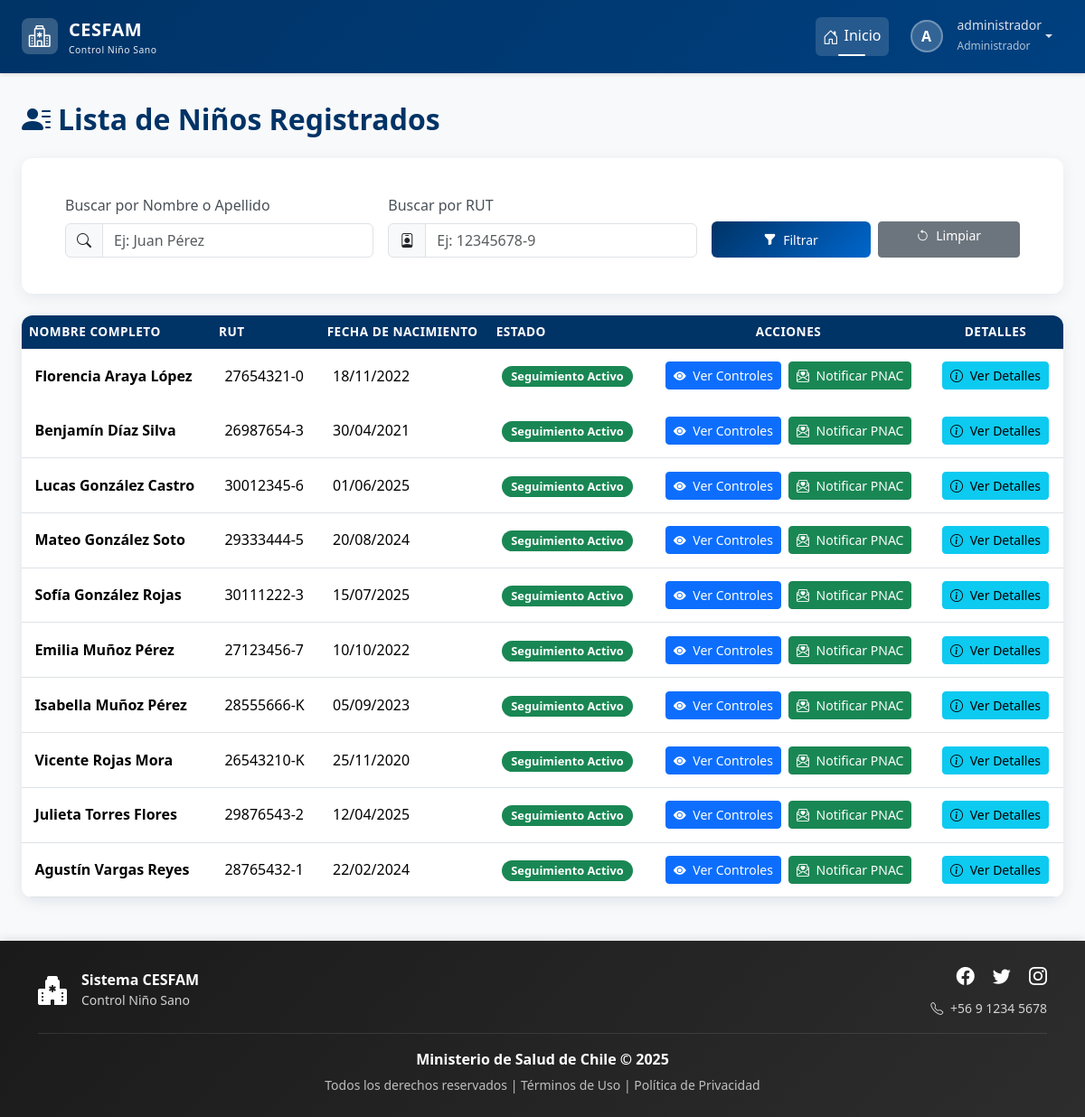
The app's page /ninos/ (signed in) with its own data.
### login/models.py (models this page shows, shortened)
class Usuario(AbstractBaseUser, PermissionsMixin):
    rut = models.CharField(max_length=10, unique=True)
    nombre_completo = models.CharField(max_length=200)
    email = models.EmailField(unique=True)
    rol = models.ForeignKey(Rol, on_delete=models.PROTECT)
    clave_temporal = models.BooleanField(default=False)
    nombre_completo_norm = models.CharField(
        max_length=200,
        editable=False,
        db_index=True
    )
    activo = models.BooleanField(default=True)
    is_staff = models.BooleanField(default=False) # Necesario para el admin de Django
    fecha_creacion = models.DateTimeField(default=timezone.now)
    objects = UsuarioManager()
    USERNAME_FIELD = 'rut'
    REQUIRED_FIELDS = ['nombre_completo', 'email']

class Rol(models.Model):
    id = models.AutoField(primary_key=True)
    nombre_rol = models.CharField(max_length=30, unique=True)
    descripcion = models.CharField(max_length=200)

### control/models.py (models this page shows, shortened)
class Nino(models.Model):
    ESTADO_SEGUIMIENTO_CHOICES = [
        ('ACTIVO', 'Seguimiento Activo'),
        ('COMPLETADO', 'Programa Completado'),
        ('TRASLADADO', 'Trasladado/Inactivo'),
        ('FALLECIDO', 'Fallecido'),
        ('OTRO', 'Otro'),
    ]
    SEXO_CHOICES = [
        ('Masculino', 'Masculino'),
        ('Femenino', 'Femenino')
    ]
    rut_nino = models.CharField(max_length=10, primary_key=True)
    nombre = models.CharField(max_length=50)
    ap_paterno = models.CharField(max_length=30)
    ap_materno = models.CharField(max_length=30, blank=True, null=True)
    fecha_nacimiento = models.DateField()
    sexo = models.CharField(max_length=20, choices=SEXO_CHOICES)
    direccion = models.CharField(max_length=200)
    fecha_registro = models.DateTimeField(auto_now_add=True)
    comuna = models.ForeignKey(Comuna, on_delete=models.PROTECT)
    estado_seguimiento = models.CharField(
        max_length=20,
        choices=ESTADO_SEGUIMIENTO_CHOICES,
        default='ACTIVO',
        verbose_name="Estado del Seguimiento"
    )
    sector = models.CharField(
        max_length=50,
        blank=True, # Lo hacemos opcional por si no se conoce al principio
        null=True,
        verbose_name="Sector Asignado"
    )
    fecha_fallecimiento = models.DateField(
        null=True,
        blank=True,
        verbose_name="Fecha de Fallecimiento"
    )
    nombre_norm = models.CharField(
        max_length=50,
        editable=False,     # No se muestra en formularios/admin
        db_index=True       # Indexado para búsquedas rápidas
    )
    ap_paterno_norm = models.CharField(
        max_length=30,
        editable=False,
        db_index=True
    )
    ap_materno_norm = models.CharField(
        max_length=30,
        blank=True,
        null=True,
        editable=False,
        db_index=True
    )
    history = HistoricalRecords()

### control/views.py (the view, shortened to what this page needs)
# urls.py: path('ninos/', views.listar_ninos, name='listar_ninos'),
@login_required
def listar_ninos(request):
    user = request.user
    rol_usuario = user.rol.nombre_rol.lower()
    nombre_query = request.GET.get('nombre', '')
    rut_query = request.GET.get('rut', '')
    lista_ninos = Nino.objects.none()
    if rol_usuario in ['administrador', 'profesional']:
        lista_ninos = Nino.objects.prefetch_related('ninotutor_set__tutor').all()
    elif rol_usuario == 'tutor':
        try:
            lista_ninos = user.perfil_tutor.ninos.prefetch_related('ninotutor_set__tutor').all()
        except Tutor.DoesNotExist:
            lista_ninos = Nino.objects.none()
    if rut_query:
        lista_ninos = lista_ninos.filter(rut_nino__icontains=rut_query)
    lista_ninos_ordenada = lista_ninos.order_by('estado_seguimiento', 'ap_paterno', 'nombre')
    contexto = {
        'ninos': lista_ninos_ordenada, # <-- Usamos la lista ya ordenada
        'rol_usuario': rol_usuario,
        'nombre_query': nombre_query,
        'rut_query': rut_query,
    }
    return render(request, 'control/nino/listar_ninos.html', contexto)

### control/templates/control/nino/listar_ninos.html (shortened to what this page needs)
{% extends 'base.html' %}
{% load static %}
{% block extra_css %}
    <link rel="stylesheet" href="{% static 'css/estilolistas.css' %}">
{% endblock %}
{% block content %}
<div class="page-header mb-4">
    <h2><i class="bi bi-person-lines-fill me-2"></i>Lista de Niños Registrados</h2>
</div>
{% if rol_usuario != 'tutor' %}
    <div class="card filter-card mb-4">
        <div class="card-body">
            <form method="get" action="">
                <div class="row g-3 align-items-end">
                    <div class="col-md-4">
                        <label for="nombre" class="form-label">Buscar por Nombre o Apellido</label>
                        <div class="input-group">
                            <span class="input-group-text"><i class="bi bi-search"></i></span>
                            <input type="text" name="nombre" id="nombre" class="form-control" placeholder="Ej: Juan Pérez" value="{{ request.GET.nombre }}">
                        </div>
                    </div>
                    <div class="col-md-4">
                        <label for="rut" class="form-label">Buscar por RUT</label>
                        <div class="input-group">
                            <span class="input-group-text"><i class="bi bi-person-badge"></i></span>
                            <input type="text" name="rut" id="rut" class="form-control" placeholder="Ej: 12345678-9" value="{{ request.GET.rut }}">
                        </div>
                    </div>
                    <div class="col-md-4 d-flex align-items-end">
                        <div class="d-flex gap-2 w-100">
                            <button type="submit" class="btn btn-cesfam btn-sm flex-grow-1">
                                <i class="bi bi-funnel-fill me-1"></i> Filtrar
                            </button>
                            <a href="{% url 'control:listar_ninos' %}" class="btn btn-secondary btn-sm flex-grow-1">
                                <i class="bi bi-arrow-counterclockwise me-1"></i> Limpiar
                            </a>
                        </div>
                    </div>
                </div>
            </form>
        </div>
    </div>
{% endif %}
<div class="card table-card">
    <div class="card-body p-0">
        <div class="table-responsive">
            <table class="table table-hover">
                <thead>
                    <tr>
                        <th>Nombre Completo</th>
                        <th>RUT</th>
                        <th>Fecha de Nacimiento</th>
                        <th>Estado</th> <th class="text-center">Acciones</th>
                        <th class="text-center">Detalles</th>
                    </tr>
                </thead>
                <tbody>
                    {% for nino in ninos %}
                    <tr class="animate-row {% if nino.estado_seguimiento == 'FALLECIDO' or nino.estado_seguimiento == 'TRASLADADO' %}disabled-row{% endif %}" style="--i: {{ forloop.counter0 }};" id="nino-{{ nino.rut_nino }}">
                        <td><strong>{{ nino.nombre }} {{ nino.ap_paterno }} {{ nino.ap_materno }}</strong></td>
                        <td>{{ nino.rut_nino }}</td>
                        <td>{{ nino.fecha_nacimiento|date:"d/m/Y" }}</td>
                        <td>
                            {% if nino.estado_seguimiento == 'ACTIVO' %}
                                <span class="badge bg-success">{{ nino.get_estado_seguimiento_display }}</span>
                            {% elif nino.estado_seguimiento == 'COMPLETADO' %}
                                <span class="badge bg-primary">{{ nino.get_estado_seguimiento_display }}</span>
                            {% else %}
                                <span class="badge bg-secondary">{{ nino.get_estado_seguimiento_display }}</span>
                            {% endif %}
                        </td>
                        <td class="text-center">
                            <div class="action-buttons justify-content-center">
                                <a href="{% url 'control:detalle_nino' nino.rut_nino %}" class="btn btn-sm btn-primary">
                                    <i class="bi bi-eye-fill me-1"></i> Ver Controles
                                </a>
                                {% with relacion=nino.ninotutor_set.first %}
                                    {% if relacion and relacion.tutor and relacion.tutor.email and rol_usuario != 'tutor' %}
                                        <form method="post" class="d-inline" onsubmit="return confirm('¿Estás seguro de que deseas enviar el correo de notificación PNAC al tutor de {{ nino.nombre }}?');">
                                            <button type="submit" class="btn btn-sm btn-success" title="Notificar arribo de alimentos PNAC al tutor: {{ relacion.tutor.email }}">
                                                <i class="bi bi-envelope-paper-heart me-1"></i> Notificar PNAC
                                            </button>
                                        </form>
                                    {% endif %}
                                {% endwith %}
                            </div>
                        </td>
                        <td class="text-center">
                            <div class="action-buttons justify-content-center">
                                {% with relacion=nino.ninotutor_set.first %}
                                <button type="button" class="btn btn-sm btn-info"
                                        data-bs-toggle="modal"
                                        data-bs-target="#detalleModal"
                                        data-nombre="{{ nino.nombre }} {{ nino.ap_paterno }} {{ nino.ap_materno }}"
                                        data-rut="{{ nino.rut_nino }}"
                                        data-fecha="{{ nino.fecha_nacimiento|date:"d/m/Y" }}"
                                        {% if relacion and relacion.tutor %}
                                        data-nombre-tutor="{{ relacion.tutor.nombre_completo }}"
                                        data-parentesco="{{ relacion.get_parentesco_display }}"
                                        data-correo-tutor="{{ relacion.tutor.email }}"
                                        {% endif %}>
                                    <i class="bi bi-info-circle me-1"></i> Ver Detalles
                                </button>
                                {% endwith %}
                            </div>
                        </td>
                    </tr>
                {% empty %}
                    <tr>
                        <td colspan="6" class="text-center p-4">
                            No se encontraron niños con los filtros aplicados.
                        </td>
                    </tr>
                {% endfor %}
                </tbody>
            </table>
        </div>
    </div>
</div>
{% endblock %}

### templates/base.html (shortened to what this page needs)
{% load static %}
<!DOCTYPE html>
<html lang="es">
<head>
    <link href="https://cdn.jsdelivr.net/npm/bootstrap@5.3.2/dist/css/bootstrap.min.css" rel="stylesheet"
>
    <link rel="stylesheet" href="https://cdn.jsdelivr.net/npm/bootstrap-icons@1.11.1/font/bootstrap-icons.css">
    <link href="https://cdn.jsdelivr.net/npm/select2@4.1.0-rc.0/dist/css/select2.min.css" rel="stylesheet" />
    <link rel="stylesheet" href="{% static 'css/estilobase.css' %}">
    {% block extra_css %}{% endblock %}
</head>
<body>
    <nav class="navbar navbar-expand-lg navbar-dark navbar-cesfam sticky-top">
        <div class="container-fluid px-4">
            <a class="navbar-brand" href="{% url 'home' %}">
                <div class="logo-icon">
                    <i class="bi bi-hospital text-white fs-4"></i>
                </div>
                <div>
                    <span>CESFAM</span>
                    <small class="d-block" style="font-size: 0.65rem; font-weight: 400; opacity: 0.9;">
                        Control Niño Sano
                    </small>
                </div>
            </a>
            <div class="collapse navbar-collapse" id="navbarNav">
                <ul class="navbar-nav ms-auto align-items-lg-center">
                    <li class="nav-item">
                        <a class="nav-link active" href="{% url 'home' %}">
                            <i class="bi bi-house-door"></i>Inicio
                        </a>
                    </li>
                    {% if request.user.is_authenticated %}
                    <li class="nav-item dropdown ms-lg-2">
                        <a class="nav-link dropdown-toggle d-flex align-items-center" href="#"
                           id="userDropdown" role="button" data-bs-toggle="dropdown" aria-expanded="false">
                            <div class="user-avatar">
                                {{ request.user.nombre_completo|first|upper }}
                            </div>
                            <div class="d-none d-lg-block text-start ms-2">
                                <small class="d-block" style="line-height: 1.2;">
                                    {{ request.user.nombre_completo|truncatewords:2 }}
                                </small>
                                <small style="font-size: 0.75rem; opacity: 0.8;">
                                    {{ request.user.rol.nombre_rol }}
                                </small>
                            </div>
                        </a>
                    </li>
                    {% else %}
                    <li class="nav-item ms-lg-2">
                        <a class="btn btn-light btn-sm" href="{% url 'login' %}">
                            <i class="bi bi-box-arrow-in-right me-1"></i>Iniciar Sesión
                        </a>
                    </li>
                    {% endif %}
                </ul>
            </div>
        </div>
    </nav>
    <main class="main-container container-fluid px-4">
        {% block content %}
        {% endblock %}
    </main>
    <footer class="footer-cesfam text-white py-4 mt-auto">
        <div class="container">
            <div class="row align-items-center">
                <div class="col-md-4 text-center text-md-start mb-3 mb-md-0">
                    <div class="d-flex align-items-center justify-content-center justify-content-md-start">
                        <i class="bi bi-hospital-fill fs-2 me-3"></i>
                        <div>
                            <h6 class="mb-0 fw-bold">Sistema CESFAM</h6>
                            <small style="opacity: 0.8;">Control Niño Sano</small>
                        </div>
                    </div>
                </div>
                <div class="col-md-4 text-center text-md-end">
                    <div class="social-links mb-2">
                        <a href="#" class="text-white text-decoration-none me-3" aria-label="Facebook">
                            <i class="bi bi-facebook fs-5"></i>
                        </a>
                        <a href="#" class="text-white text-decoration-none me-3" aria-label="Twitter">
                            <i class="bi bi-twitter fs-5"></i>
                        </a>
                        <a href="#" class="text-white text-decoration-none" aria-label="Instagram">
                            <i class="bi bi-instagram fs-5"></i>
                        </a>
                    </div>
                    <small style="opacity: 0.8;">
                        <i class="bi bi-telephone me-1"></i> +56 9 1234 5678
                    </small>
                </div>
            </div>
            <div class="footer-divider my-3"></div>
            <div class="row">
                <div class="col-12 text-center">
                    <p class="mb-1">
                        <strong>Ministerio de Salud de Chile &copy; {% now "Y" %}</strong>
                    </p>
                    <small style="opacity: 0.7;">
                        Todos los derechos reservados |
                        <a href="#" class="text-white text-decoration-none">Términos de Uso</a> |
                        <a href="#" class="text-white text-decoration-none">Política de Privacidad</a>
                    </small>
                </div>
            </div>
        </div>
    </footer>
</body>
</html>

### records on screen
Usuario: user.nombre_completo|first "A", user.nombre_completo "administrador", user.rol.nombre_rol "Administrador"
Nino: nombre "Florencia", ap_paterno "Araya", ap_materno "López", rut_nino "27654321-0", fecha_nacimiento "18/11/2022", estado_seguimiento "Seguimiento Activo"
Nino: nombre "Benjamín", ap_paterno "Díaz", ap_materno "Silva", rut_nino "26987654-3", fecha_nacimiento "30/04/2021", estado_seguimiento "Seguimiento Activo"
Nino: nombre "Lucas", ap_paterno "González", ap_materno "Castro", rut_nino "30012345-6", fecha_nacimiento "01/06/2025", estado_seguimiento "Seguimiento Activo"
Nino: nombre "Mateo", ap_paterno "González", ap_materno "Soto", rut_nino "29333444-5", fecha_nacimiento "20/08/2024", estado_seguimiento "Seguimiento Activo"
Nino: nombre "Sofía", ap_paterno "González", ap_materno "Rojas", rut_nino "30111222-3", fecha_nacimiento "15/07/2025", estado_seguimiento "Seguimiento Activo"
Nino: nombre "Emilia", ap_paterno "Muñoz", ap_materno "Pérez", rut_nino "27123456-7", fecha_nacimiento "10/10/2022", estado_seguimiento "Seguimiento Activo"
Nino: nombre "Isabella", ap_paterno "Muñoz", ap_materno "Pérez", rut_nino "28555666-K", fecha_nacimiento "05/09/2023", estado_seguimiento "Seguimiento Activo"
Nino: nombre "Vicente", ap_paterno "Rojas", ap_materno "Mora", rut_nino "26543210-K", fecha_nacimiento "25/11/2020", estado_seguimiento "Seguimiento Activo"
Nino: nombre "Julieta", ap_paterno "Torres", ap_materno "Flores", rut_nino "29876543-2", fecha_nacimiento "12/04/2025", estado_seguimiento "Seguimiento Activo"
Nino: nombre "Agustín", ap_paterno "Vargas", ap_materno "Reyes", rut_nino "28765432-1", fecha_nacimiento "22/02/2024", estado_seguimiento "Seguimiento Activo"
